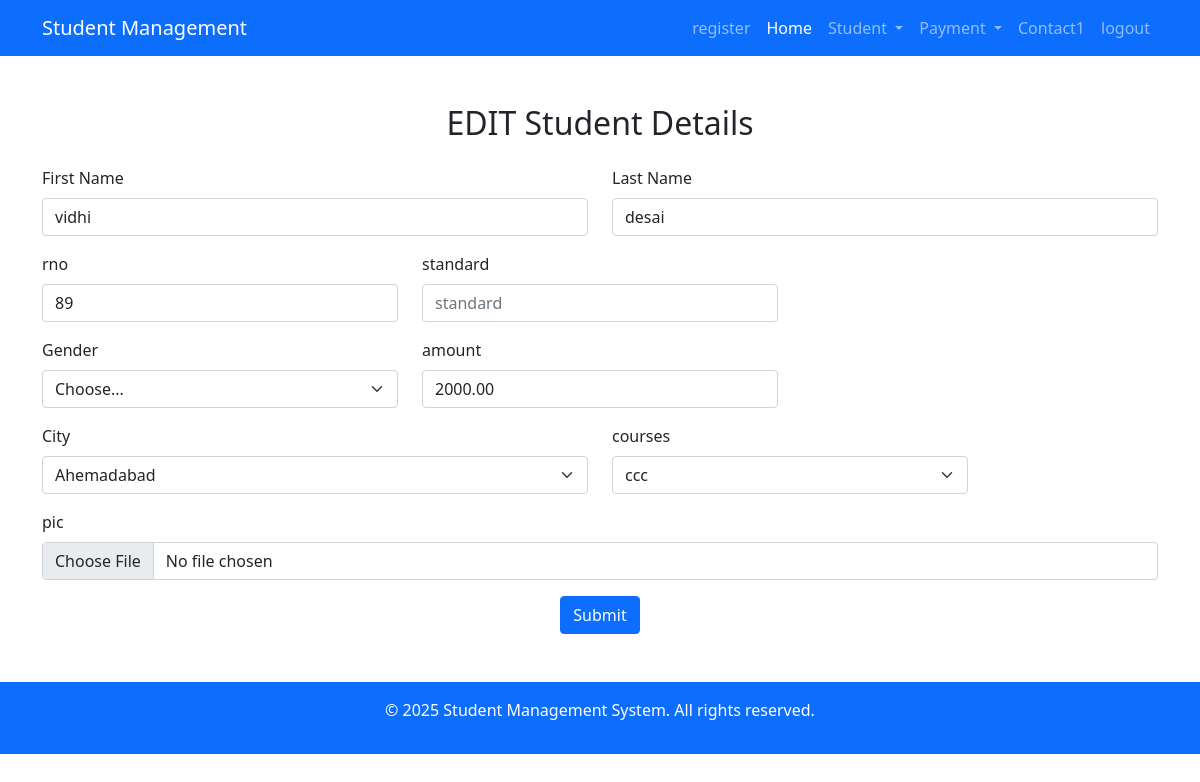
The app's page /edited_student/1 (signed in) with its own data.
### web/models.py (models this page shows, shortened)
class student(models.Model):
    gender=(
        ('male','male'),
        ('female','female'),
    )
    Ahemedabad='Ahemedabad'
    Surendranagar='Surendranagar'
    Surat='Surat'
    Bhavnagar='Bhavnagar'
    Gandhinagar='Gandhinagar'
    City=(
        (Ahemedabad,'Ahemedabad'),
        (Surendranagar,'Surendranagar'),
        (Surat,'Surat'),
        (Bhavnagar,'Bhavnagar'),
        (Gandhinagar,'Gandhinagar')
    )
    fname=models.CharField(max_length=100,default="")
    lname=models.CharField(max_length=100,default="")
    rno=models.IntegerField(default=0)
    std=models.IntegerField(default=0)
    gender=models.CharField(max_length=200,choices=gender,default="male")
    city=models.CharField(max_length=50,choices=City,default="Ahemaedabad")
    amount=models.DecimalField(max_digits=10, decimal_places=2)
    image = models.ImageField(upload_to="uploads/",default="")
    courses= models.CharField(max_length=100,default=0)

### web/views.py (the view)
# urls.py: path('edited_student/<int:id>',views.edited_student,name="edited_student"),
@login_required(login_url='login_view')
def edited_student(request,id):
    c = student.objects.get(id=id)
    if request.method == "POST":
        c.fname  = request.POST.get('txtfname')
        c.lname = request.POST.get('txtlname')
        c.rno =  request.POST.get('txtrno')
        c.std = request.POST.get('txtstd')
        c.gender= request.POST.get('txtgender')
        c.city= request.POST.get('txtcity')
        c.amount= request.POST.get('txtamount')
        c.image = request.FILES.get('txtimage')
        c.courses = request.POST.get('txtcourses')
        c.save()
        return redirect(showstudentlist)
    else:
        return render(request,"addedited.html",{"student" : c})

### templates/addedited.html (shortened to what this page needs)
<!DOCTYPE html>
{% extends "base.html" %}
{% block body %}
    <div class="container">
        <h2 class="text-center mb-4 mt-5">EDIT Student Details</h2>
        <form method="post" enctype="multipart/form-data">
            <div class="row">
                <div class="col-md-6 mb-3">
                    <label  class="form-label">First Name</label>
                    <input type="text" name="txtfname" class="form-control" placeholder="Enter first name" required value="{{student.fname}}">
                </div>
                <div class="col-md-6 mb-3">
                    <label for="lastName" class="form-label">Last Name</label>
                    <input type="text" name="txtlname" class="form-control" id="lastName" placeholder="Enter last name" required value="{{student.lname}}">
                </div>
            </div>
            <div class="row">
                <div class="col-md-4 mb-3">
                    <label for="inputroll" class="form-label">rno</label>
                    <input type="number" class="form-control" name="txtrno" placeholder="rollnumber" required value="{{student.rno}}">
                </div>
                <div class="col-md-4 mb-3">
                    <label for="inputstandard" class="form-label">standard</label>
                    <input type="number" class="form-control" name="txtstd" placeholder="standard" required value="{{student.standard}}">
                </div>
            </div>
            <div class="row">
                <div class="col-md-4 mb-3">
                    <label for="gender" class="form-label">Gender</label>
                    <select class="form-select" name="txtgender" id="gender" required value="{{student.gender}}">
                        <option value="">Choose...</option>
                    </select>
                </div>
                <div class="col-md-4 mb-3">
                    <label for="middleName" class="form-label">amount</label>
                    <input type="number" name="txtamount" class="form-control" id="middleName" placeholder="Enter fees" required value="{{student.amount}}">
                </div>
            </div>
            <div class="row">
                <div class="col-md-6 mb-3">
                    <label for="city" class="form-label">City</label>
                    <select class="form-select" name="txtcity" id="city" required value="{{student.city}}">
                        <option value="Ahemadabad">Ahemadabad</option>
                    </select>
                </div>
                <div class=" col-md-4 mb-3">
                    <label for="courses" class="form-label">courses</label>
                <select name="txtcourses" id="" class="form-select" required value="{{student.courses}}">
                    <option value="ccc">ccc</option>
                </select>
                </div>
            </div>
                <div class="mb-3">
                    <label for="image" class="form-label">pic</label>
                    <input type="file" name="txtimage" id="image" class="form-control" required value="{{student.pic}}">
                </div>
            </div>
            <div class="text-center">
                <button type="submit" value="Submit" class="btn btn-primary">Submit</button>
            </div>
{% endblock body %}

### records on screen
student: txtfname "vidhi", txtlname "desai", txtrno "89", txtamount "2000.00", txtcity "Ahemadabad", txtcourses "ccc"
